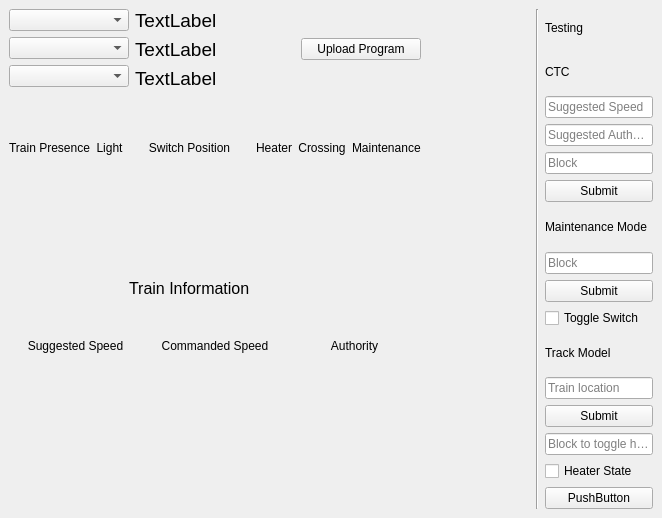
<?xml version="1.0" encoding="UTF-8"?>
<ui version="4.0">
 <class>MainWindow</class>
 <widget class="QMainWindow" name="MainWindow">
  <property name="geometry">
   <rect>
    <x>0</x>
    <y>0</y>
    <width>662</width>
    <height>518</height>
   </rect>
  </property>
  <property name="windowTitle">
   <string>MainWindow</string>
  </property>
  <widget class="QWidget" name="centralwidget">
   <property name="styleSheet">
    <string notr="true">QWidget {
	background-color: #BOC4DE;
}</string>
   </property>
   <layout class="QVBoxLayout" name="verticalLayout_2">
    <item>
     <layout class="QHBoxLayout" name="horizontalLayout_6">
      <item>
       <layout class="QVBoxLayout" name="verticalLayout_6">
        <item>
         <layout class="QHBoxLayout" name="horizontalLayout">
          <item>
           <layout class="QVBoxLayout" name="verticalLayout">
            <item>
             <widget class="QComboBox" name="line_select"/>
            </item>
            <item>
             <widget class="QComboBox" name="wayside_select"/>
            </item>
            <item>
             <widget class="QComboBox" name="block_select"/>
            </item>
           </layout>
          </item>
          <item>
           <layout class="QVBoxLayout" name="verticalLayout_8">
            <item>
             <widget class="QLabel" name="sel_line">
              <property name="font">
               <font>
                <pointsize>14</pointsize>
               </font>
              </property>
              <property name="text">
               <string>TextLabel</string>
              </property>
             </widget>
            </item>
            <item>
             <widget class="QLabel" name="sel_wayside">
              <property name="font">
               <font>
                <pointsize>14</pointsize>
               </font>
              </property>
              <property name="text">
               <string>TextLabel</string>
              </property>
             </widget>
            </item>
            <item>
             <widget class="QLabel" name="sel_block">
              <property name="font">
               <font>
                <pointsize>14</pointsize>
               </font>
              </property>
              <property name="text">
               <string>TextLabel</string>
              </property>
             </widget>
            </item>
           </layout>
          </item>
          <item>
           <spacer name="horizontalSpacer">
            <property name="orientation">
             <enum>Qt::Horizontal</enum>
            </property>
            <property name="sizeType">
             <enum>QSizePolicy::Preferred</enum>
            </property>
            <property name="sizeHint" stdset="0">
             <size>
              <width>40</width>
              <height>20</height>
             </size>
            </property>
           </spacer>
          </item>
          <item>
           <widget class="QPushButton" name="pushButton">
            <property name="text">
             <string>Upload Program</string>
            </property>
           </widget>
          </item>
         </layout>
        </item>
        <item>
         <layout class="QGridLayout" name="gridLayout_3">
          <item row="1" column="2">
           <widget class="QLabel" name="switch_label">
            <property name="text">
             <string>Switch Position</string>
            </property>
            <property name="alignment">
             <set>Qt::AlignCenter</set>
            </property>
           </widget>
          </item>
          <item row="3" column="1">
           <widget class="QLabel" name="light_status">
            <property name="text">
             <string/>
            </property>
            <property name="alignment">
             <set>Qt::AlignCenter</set>
            </property>
           </widget>
          </item>
          <item row="0" column="2">
           <spacer name="verticalSpacer_3">
            <property name="orientation">
             <enum>Qt::Vertical</enum>
            </property>
            <property name="sizeType">
             <enum>QSizePolicy::Minimum</enum>
            </property>
            <property name="sizeHint" stdset="0">
             <size>
              <width>20</width>
              <height>40</height>
             </size>
            </property>
           </spacer>
          </item>
          <item row="3" column="0">
           <widget class="QLabel" name="presence_status">
            <property name="text">
             <string/>
            </property>
            <property name="alignment">
             <set>Qt::AlignCenter</set>
            </property>
           </widget>
          </item>
          <item row="3" column="2">
           <widget class="QLabel" name="switch_status">
            <property name="text">
             <string/>
            </property>
            <property name="alignment">
             <set>Qt::AlignCenter</set>
            </property>
           </widget>
          </item>
          <item row="3" column="4">
           <widget class="QLabel" name="crossing_status">
            <property name="text">
             <string/>
            </property>
            <property name="alignment">
             <set>Qt::AlignCenter</set>
            </property>
           </widget>
          </item>
          <item row="3" column="3">
           <widget class="QLabel" name="heater_status">
            <property name="text">
             <string/>
            </property>
            <property name="alignment">
             <set>Qt::AlignCenter</set>
            </property>
           </widget>
          </item>
          <item row="2" column="2">
           <spacer name="verticalSpacer">
            <property name="orientation">
             <enum>Qt::Vertical</enum>
            </property>
            <property name="sizeType">
             <enum>QSizePolicy::Minimum</enum>
            </property>
            <property name="sizeHint" stdset="0">
             <size>
              <width>20</width>
              <height>40</height>
             </size>
            </property>
           </spacer>
          </item>
          <item row="1" column="0">
           <widget class="QLabel" name="presence_label">
            <property name="text">
             <string>Train Presence</string>
            </property>
            <property name="alignment">
             <set>Qt::AlignCenter</set>
            </property>
           </widget>
          </item>
          <item row="1" column="1">
           <widget class="QLabel" name="light_label">
            <property name="text">
             <string>Light</string>
            </property>
            <property name="alignment">
             <set>Qt::AlignCenter</set>
            </property>
           </widget>
          </item>
          <item row="5" column="2">
           <widget class="QLabel" name="train_info_label">
            <property name="font">
             <font>
              <pointsize>12</pointsize>
             </font>
            </property>
            <property name="text">
             <string>Train Information</string>
            </property>
           </widget>
          </item>
          <item row="1" column="4">
           <widget class="QLabel" name="crossing_label">
            <property name="text">
             <string>Crossing</string>
            </property>
            <property name="alignment">
             <set>Qt::AlignCenter</set>
            </property>
           </widget>
          </item>
          <item row="1" column="3">
           <widget class="QLabel" name="heater_label">
            <property name="text">
             <string>Heater</string>
            </property>
            <property name="alignment">
             <set>Qt::AlignCenter</set>
            </property>
           </widget>
          </item>
          <item row="4" column="2">
           <spacer name="verticalSpacer_2">
            <property name="orientation">
             <enum>Qt::Vertical</enum>
            </property>
            <property name="sizeType">
             <enum>QSizePolicy::Minimum</enum>
            </property>
            <property name="sizeHint" stdset="0">
             <size>
              <width>20</width>
              <height>40</height>
             </size>
            </property>
           </spacer>
          </item>
          <item row="1" column="5">
           <widget class="QLabel" name="maintenance_label">
            <property name="text">
             <string>Maintenance</string>
            </property>
           </widget>
          </item>
          <item row="3" column="5">
           <widget class="QLabel" name="maintenance_status">
            <property name="text">
             <string/>
            </property>
           </widget>
          </item>
         </layout>
        </item>
        <item>
         <layout class="QGridLayout" name="gridLayout_4">
          <item row="2" column="1">
           <widget class="QLabel" name="commanded_status">
            <property name="text">
             <string/>
            </property>
            <property name="alignment">
             <set>Qt::AlignCenter</set>
            </property>
           </widget>
          </item>
          <item row="2" column="2">
           <widget class="QLabel" name="auth_status">
            <property name="text">
             <string/>
            </property>
            <property name="alignment">
             <set>Qt::AlignCenter</set>
            </property>
           </widget>
          </item>
          <item row="0" column="2">
           <widget class="QLabel" name="auth_label">
            <property name="text">
             <string>Authority</string>
            </property>
            <property name="alignment">
             <set>Qt::AlignCenter</set>
            </property>
           </widget>
          </item>
          <item row="0" column="0">
           <widget class="QLabel" name="suggested_label">
            <property name="text">
             <string>Suggested Speed</string>
            </property>
            <property name="alignment">
             <set>Qt::AlignCenter</set>
            </property>
           </widget>
          </item>
          <item row="0" column="1">
           <widget class="QLabel" name="commanded_label">
            <property name="text">
             <string>Commanded Speed</string>
            </property>
            <property name="alignment">
             <set>Qt::AlignCenter</set>
            </property>
           </widget>
          </item>
          <item row="2" column="0">
           <widget class="QLabel" name="sugg_status">
            <property name="text">
             <string/>
            </property>
            <property name="alignment">
             <set>Qt::AlignCenter</set>
            </property>
           </widget>
          </item>
          <item row="1" column="1">
           <spacer name="verticalSpacer_4">
            <property name="orientation">
             <enum>Qt::Vertical</enum>
            </property>
            <property name="sizeType">
             <enum>QSizePolicy::Minimum</enum>
            </property>
            <property name="sizeHint" stdset="0">
             <size>
              <width>20</width>
              <height>40</height>
             </size>
            </property>
           </spacer>
          </item>
         </layout>
        </item>
       </layout>
      </item>
      <item>
       <spacer name="horizontalSpacer_2">
        <property name="orientation">
         <enum>Qt::Horizontal</enum>
        </property>
        <property name="sizeHint" stdset="0">
         <size>
          <width>40</width>
          <height>20</height>
         </size>
        </property>
       </spacer>
      </item>
      <item>
       <widget class="Line" name="line">
        <property name="orientation">
         <enum>Qt::Vertical</enum>
        </property>
       </widget>
      </item>
      <item>
       <layout class="QVBoxLayout" name="verticalLayout_7">
        <item>
         <widget class="QLabel" name="label">
          <property name="text">
           <string>Testing</string>
          </property>
         </widget>
        </item>
        <item>
         <widget class="QLabel" name="label_2">
          <property name="text">
           <string>CTC</string>
          </property>
         </widget>
        </item>
        <item>
         <widget class="QLineEdit" name="speed_test">
          <property name="placeholderText">
           <string>Suggested Speed</string>
          </property>
         </widget>
        </item>
        <item>
         <widget class="QLineEdit" name="auth_test">
          <property name="placeholderText">
           <string>Suggested Authority</string>
          </property>
         </widget>
        </item>
        <item>
         <widget class="QLineEdit" name="block_test">
          <property name="placeholderText">
           <string>Block</string>
          </property>
         </widget>
        </item>
        <item>
         <widget class="QPushButton" name="ctc_submit">
          <property name="text">
           <string>Submit</string>
          </property>
         </widget>
        </item>
        <item>
         <widget class="QLabel" name="label_4">
          <property name="text">
           <string>Maintenance Mode</string>
          </property>
         </widget>
        </item>
        <item>
         <widget class="QLineEdit" name="maintenance_test">
          <property name="layoutDirection">
           <enum>Qt::LeftToRight</enum>
          </property>
          <property name="placeholderText">
           <string>Block</string>
          </property>
         </widget>
        </item>
        <item>
         <widget class="QPushButton" name="maintenance_submit">
          <property name="text">
           <string>Submit</string>
          </property>
         </widget>
        </item>
        <item>
         <widget class="QCheckBox" name="maintenance_toggle">
          <property name="text">
           <string>Toggle Switch</string>
          </property>
         </widget>
        </item>
        <item>
         <widget class="QLabel" name="label_3">
          <property name="text">
           <string>Track Model</string>
          </property>
         </widget>
        </item>
        <item>
         <widget class="QLineEdit" name="occupancy_edit">
          <property name="text">
           <string/>
          </property>
          <property name="placeholderText">
           <string>Train location</string>
          </property>
         </widget>
        </item>
        <item>
         <widget class="QPushButton" name="track_submit">
          <property name="text">
           <string>Submit</string>
          </property>
         </widget>
        </item>
        <item>
         <widget class="QLineEdit" name="heater_test">
          <property name="placeholderText">
           <string>Block to toggle heater</string>
          </property>
         </widget>
        </item>
        <item>
         <widget class="QCheckBox" name="heater_state">
          <property name="text">
           <string>Heater State</string>
          </property>
         </widget>
        </item>
        <item>
         <widget class="QPushButton" name="heater_submit">
          <property name="text">
           <string>PushButton</string>
          </property>
         </widget>
        </item>
       </layout>
      </item>
     </layout>
    </item>
   </layout>
  </widget>
 </widget>
 <resources/>
 <connections/>
</ui>
